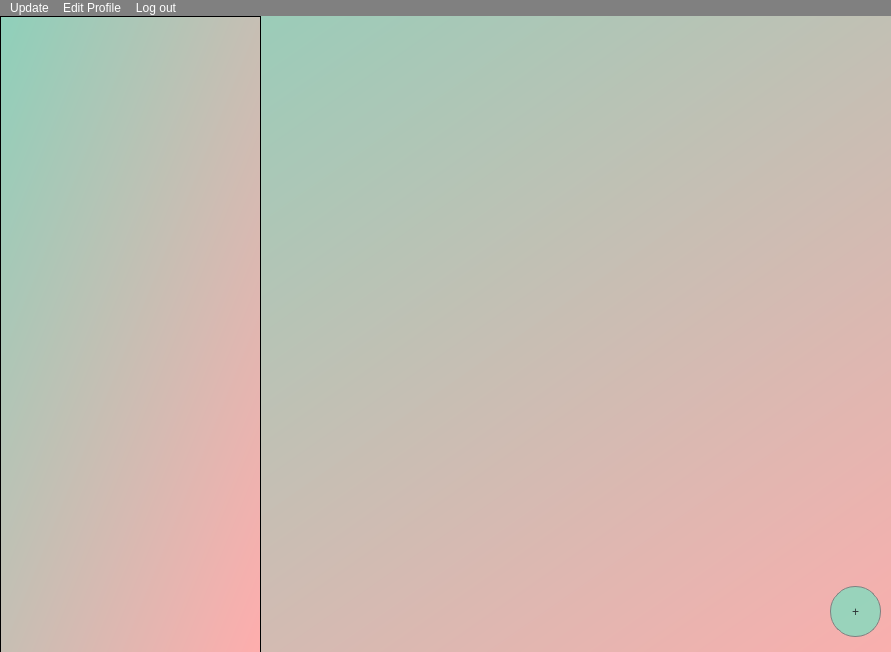
<?xml version="1.0" encoding="UTF-8"?>
<ui version="4.0">
 <class>MenuWindow</class>
 <widget class="QMainWindow" name="MenuWindow">
  <property name="geometry">
   <rect>
    <x>0</x>
    <y>0</y>
    <width>891</width>
    <height>652</height>
   </rect>
  </property>
  <property name="windowTitle">
   <string>MainWindow</string>
  </property>
  <property name="styleSheet">
   <string notr="true">QMenuBar {
text-align: right;
background: gray;
}

QMenuBar::item {
     spacing: 3px; /* интервал между пунктами меню */
     padding: 1px 4px;
     background: transparent;
     border-radius: 4px;
	color: white;
text-align: right;
	font: 0 9pt &quot;Gayathri&quot;;
 }

 QMenuBar::item:selected { /* когда выделено с помощью мыши или клавиатуры */
     background: #a8a8a8;
 }

 QMenuBar::item:pressed {
     background: #888888;
 }

*{
background: qlineargradient(spread:pad, x1:0, y1:0, x2:1, y2:1, stop:0 rgba(142, 208, 186, 255), stop:1 rgba(255, 173, 173, 255))
}
</string>
  </property>
  <widget class="QWidget" name="centralwidget">
   <widget class="QLabel" name="image">
    <property name="geometry">
     <rect>
      <x>60</x>
      <y>0</y>
      <width>911</width>
      <height>641</height>
     </rect>
    </property>
    <property name="text">
     <string/>
    </property>
    <property name="pixmap">
     <pixmap resource="resource.qrc">:/img/img/mapss.png</pixmap>
    </property>
   </widget>
   <widget class="QListWidget" name="listWidget">
    <property name="geometry">
     <rect>
      <x>0</x>
      <y>0</y>
      <width>261</width>
      <height>641</height>
     </rect>
    </property>
    <property name="styleSheet">
     <string notr="true"> QListWidget::item:selected {
     border: 1px solid rgb(243,239,230);
 }

QListWidget::item {
color:rgb(243,239,230);
	font: 14pt &quot;Gayathri&quot;;
}

</string>
    </property>
   </widget>
   <widget class="QPushButton" name="add_label">
    <property name="geometry">
     <rect>
      <x>830</x>
      <y>570</y>
      <width>51</width>
      <height>51</height>
     </rect>
    </property>
    <property name="styleSheet">
     <string notr="true">border-radius: 25px;
border: 1px solid gray;
color: rgb(46, 52, 54);
background: rgba(128,221,190, 200);
font: 40pt &quot;Ubuntu&quot;;</string>
    </property>
    <property name="text">
     <string>+</string>
    </property>
   </widget>
  </widget>
  <widget class="QMenuBar" name="menubar">
   <property name="geometry">
    <rect>
     <x>0</x>
     <y>0</y>
     <width>891</width>
     <height>19</height>
    </rect>
   </property>
   <widget class="QMenu" name="menuggjj">
    <property name="title">
     <string>Update</string>
    </property>
   </widget>
   <widget class="QMenu" name="menuLog_Out">
    <property name="title">
     <string>Edit Profile</string>
    </property>
   </widget>
   <widget class="QMenu" name="menuUpdate">
    <property name="title">
     <string>Log out</string>
    </property>
   </widget>
   <addaction name="menuggjj"/>
   <addaction name="menuLog_Out"/>
   <addaction name="menuUpdate"/>
  </widget>
 </widget>
 <resources>
  <include location="resource.qrc"/>
 </resources>
 <connections/>
</ui>
